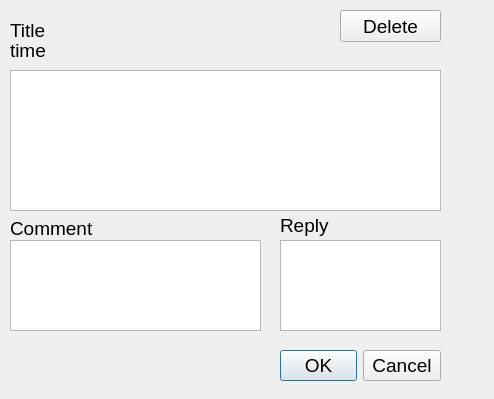
<?xml version="1.0" encoding="UTF-8"?>
<ui version="4.0">
 <class>bbsitem_detail</class>
 <widget class="QDialog" name="bbsitem_detail">
  <property name="geometry">
   <rect>
    <x>0</x>
    <y>0</y>
    <width>494</width>
    <height>399</height>
   </rect>
  </property>
  <property name="font">
   <font>
    <pointsize>14</pointsize>
   </font>
  </property>
  <property name="windowTitle">
   <string>Post Detail</string>
  </property>
  <widget class="QDialogButtonBox" name="buttonBox">
   <property name="geometry">
    <rect>
     <x>280</x>
     <y>350</y>
     <width>161</width>
     <height>32</height>
    </rect>
   </property>
   <property name="cursor">
    <cursorShape>PointingHandCursor</cursorShape>
   </property>
   <property name="orientation">
    <enum>Qt::Horizontal</enum>
   </property>
   <property name="standardButtons">
    <set>QDialogButtonBox::Cancel|QDialogButtonBox::Ok</set>
   </property>
  </widget>
  <widget class="QLabel" name="reply_label">
   <property name="geometry">
    <rect>
     <x>280</x>
     <y>210</y>
     <width>61</width>
     <height>31</height>
    </rect>
   </property>
   <property name="text">
    <string>Reply</string>
   </property>
  </widget>
  <widget class="QLabel" name="title_label">
   <property name="geometry">
    <rect>
     <x>10</x>
     <y>10</y>
     <width>261</width>
     <height>40</height>
    </rect>
   </property>
   <property name="minimumSize">
    <size>
     <width>0</width>
     <height>18</height>
    </size>
   </property>
   <property name="text">
    <string>Title</string>
   </property>
  </widget>
  <widget class="QTextEdit" name="reply">
   <property name="geometry">
    <rect>
     <x>280</x>
     <y>240</y>
     <width>161</width>
     <height>91</height>
    </rect>
   </property>
  </widget>
  <widget class="QTextBrowser" name="content">
   <property name="geometry">
    <rect>
     <x>10</x>
     <y>70</y>
     <width>431</width>
     <height>141</height>
    </rect>
   </property>
  </widget>
  <widget class="QTextBrowser" name="comment">
   <property name="geometry">
    <rect>
     <x>10</x>
     <y>240</y>
     <width>251</width>
     <height>91</height>
    </rect>
   </property>
  </widget>
  <widget class="QLabel" name="comment_label">
   <property name="geometry">
    <rect>
     <x>10</x>
     <y>220</y>
     <width>91</width>
     <height>16</height>
    </rect>
   </property>
   <property name="text">
    <string>Comment</string>
   </property>
  </widget>
  <widget class="QPushButton" name="Delete">
   <property name="geometry">
    <rect>
     <x>340</x>
     <y>10</y>
     <width>101</width>
     <height>32</height>
    </rect>
   </property>
   <property name="cursor">
    <cursorShape>PointingHandCursor</cursorShape>
   </property>
   <property name="text">
    <string>Delete</string>
   </property>
  </widget>
  <widget class="QLabel" name="time_label">
   <property name="geometry">
    <rect>
     <x>10</x>
     <y>40</y>
     <width>561</width>
     <height>20</height>
    </rect>
   </property>
   <property name="text">
    <string>time</string>
   </property>
   <property name="alignment">
    <set>Qt::AlignLeading|Qt::AlignLeft|Qt::AlignVCenter</set>
   </property>
  </widget>
 </widget>
 <resources/>
 <connections>
  <connection>
   <sender>buttonBox</sender>
   <signal>accepted()</signal>
   <receiver>bbsitem_detail</receiver>
   <slot>accept()</slot>
   <hints>
    <hint type="sourcelabel">
     <x>248</x>
     <y>254</y>
    </hint>
    <hint type="destinationlabel">
     <x>157</x>
     <y>274</y>
    </hint>
   </hints>
  </connection>
  <connection>
   <sender>buttonBox</sender>
   <signal>rejected()</signal>
   <receiver>bbsitem_detail</receiver>
   <slot>reject()</slot>
   <hints>
    <hint type="sourcelabel">
     <x>316</x>
     <y>260</y>
    </hint>
    <hint type="destinationlabel">
     <x>286</x>
     <y>274</y>
    </hint>
   </hints>
  </connection>
 </connections>
</ui>
